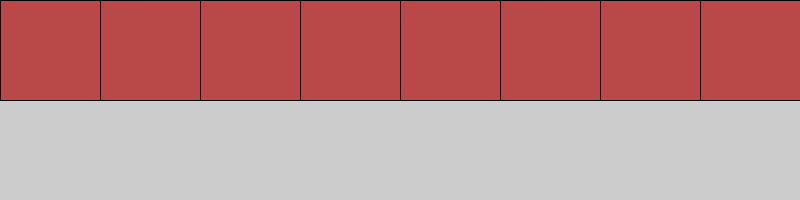
Frame 1 (no input)
Frame 60 (the mouse pressed at the canvas centre just before this capture): identical to frame 1, image omitted
Frame 120 (the mouse held since frame 60 and released just before this capture): identical to frame 1, image omitted

The Processing sketch that drew this single still picture (run headless with seeded random() and noise(); from frame 60 on, the mouse is pressed at the canvas centre):

// Processing sketch: week04_2
// ── week04_2.pde
//week04-2好玩的程式設計 Processing for(迴圈+if(判斷)
//Ctrl-N可開新的視窗來寫程式
void setup(){ //視窗大小800*200
  size(800,200);
}
void draw(){//畫圖的函式
  for(int x=0;x<800;x+=100){//fot(迴圈)
    //Too;-色彩選擇器,可以選擇你要的色彩,再copy複製,再Ctrl-V貼
    //下面的if是判斷mouse的X座標,是否夾在X...X+100中間
    if(x<mouseX&&mouseX<x+100)fill(#1EBC3C);
    else fill(#B94949);
    rect(x,0,100,100);
 }
}
